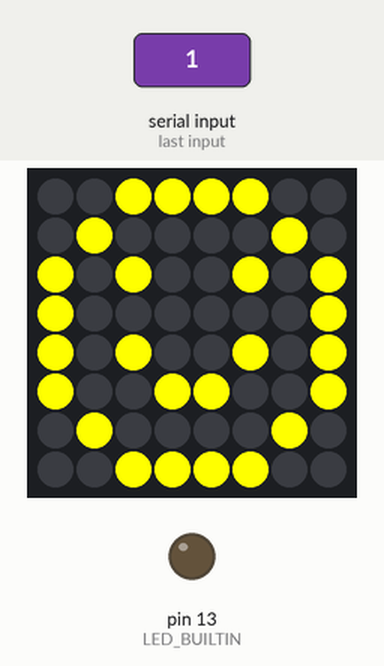
Recording of a sketch running on a simulated Arduino Uno, built with avr-gcc and run on an emulated ATmega328P. Parts: 8×8 RGB LED matrix (first LED top left, wired row by row), output pins drawn as LEDs (lit = HIGH). The inputs (shaded band) are chosen by the test bench. What the sketch prints to the serial monitor is not drawn.

1.3 s: "1" received over Serial
Above: at 1.8 s.
Timing chart, 0 to 4.3 s (numbered marks = the images above; inputs shaded):
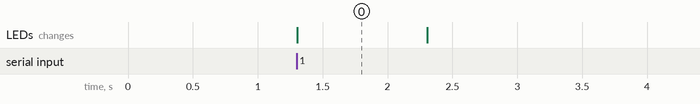

Measured:
- after the input at 1.3 s, the LEDs: change at once (image 0)
- what the display in image 0 shows lasts 1.0 s, from 1.3 s to 2.3 s

The sketch:

serialtest.ino
```cpp
#include "Wire.h"
#include "Adafruit_GFX.h"
#include "Adafruit_LEDBackpack.h"
Adafruit_BicolorMatrix matrix = Adafruit_BicolorMatrix();
static const uint8_t PROGMEM
  smiley[]=
  { B00111100,
    B01000010,
    B10100101,
    B10000001,
    B10100101,
    B10011001,
    B01000010,
    B00111100};

void int2str(int x){
  switch(x){
    case 33:
      matrix.print("!");
    case 35:
      matrix.print("#");
    case 36:
      matrix.print("$");
    case 37:
      matrix.print("%");
    case 38:
      matrix.print("&");
    case 40:
      matrix.print("(");
    case 41:
      matrix.print(")");
    case 42:
      matrix.print("*");
    case 43:
      matrix.print("+");
    case 44:
      matrix.print(",");
    case 45:
      matrix.print("_");
    case 46:
      matrix.print(".");
    case 47:
      matrix.print("/");
    case 48:
      matrix.print("0");
    case 49:
      matrix.print("1");
    case 50:
      matrix.print("2");
    case 51:
      matrix.print("3");
    case 52:
      matrix.print("4");
    case 53:
      matrix.print("5");
    case 54:
      matrix.print("6");
    case 55:
      matrix.print("7");
    case 56:
      matrix.print("8");
    case 57:
      matrix.print("9");
    case 58:
      matrix.print(":");
    case 59:
      matrix.print(";");
    case 60:
      matrix.print("<");
    case 61:
      matrix.print("=");
    case 62:
      matrix.print(">");
    case 63:
      matrix.print("?");
    case 64:
      matrix.print("@");
    case 65:
      matrix.print("A");
    case 66:
      matrix.print("B");
    case 67:
      matrix.print("C");
    case 68:
      matrix.print("D");
    case 69:
      matrix.print("E");
    case 70:
      matrix.print("F");
    case 71:
      matrix.print("G");
    case 72:
      matrix.print("H");
    case 73:
      matrix.print("I");
    case 74:
      matrix.print("J");
    case 75:
      matrix.print("K");
    case 76:
      matrix.print("L");
    case 77:
      matrix.print("M");
    case 78:
      matrix.print("N");
    case 79:
      matrix.print("O");
    case 80:
      matrix.print("P");
    case 81:
      matrix.print("Q");
    case 82:
      matrix.print("R");
    case 83:
      matrix.print("S");
    case 84:
      matrix.print("T");
    case 85:
      matrix.print("U");
    case 86:
      matrix.print("V");
    case 87:
      matrix.print("W");
    case 88:
      matrix.print("X");
    case 89:
      matrix.print("Y");
    case 90:
      matrix.print("Z");
    case 91:
      matrix.print("[");
    case 93:
      matrix.print("]");
    case 94:
      matrix.print("^");
    case 95:
      matrix.print("_");
    case 96:
      matrix.print("`");
    case 97:
      matrix.print("a");
    case 98:
      matrix.print("b");
    case 99:
      matrix.print("c");
    case 100:
      matrix.print("d");
    case 101:
      matrix.print("e");
    case 102:
      matrix.print("f");
    case 103:
      matrix.print("g");
    case 104:
      matrix.print("h");
    case 105:
      matrix.print("i");
    case 106:
      matrix.print("j");
    case 107:
      matrix.print("k");
    case 108:
      matrix.print("l");
    case 109:
      matrix.print("m");
    case 110:
      matrix.print("n");
    case 111:
      matrix.print("o");
    case 112:
      matrix.print("p");
    case 113:
      matrix.print("q");
    case 114:
      matrix.print("r");
    case 115:
      matrix.print("s");
    case 116:
      matrix.print("t");
    case 117:
      matrix.print("u");
    case 118:
      matrix.print("v");
    case 119:
      matrix.print("w");
    case 120:
      matrix.print("x");
    case 121:
      matrix.print("y");
    case 122:
      matrix.print("z");
    case 123:
      matrix.print("{");
    case 124:
      matrix.print("|");
    case 125:
      matrix.print("}");
    case 126:
      matrix.print("~");


  }
}


boolean c=true;
void setup() {
  // put your setup code here, to run once:
  pinMode(LED_BUILTIN,OUTPUT);
  Serial.begin(9600);
  matrix.begin(0x70);

}

void loop() {
  //matrix.drawBitmap(0,0,smiley,8,8,LED_YELLOW);
  matrix.clear();
  matrix.writeDisplay();
  while(Serial.available()==0);
  int val = Serial.read();
  if(val==49){
    //int val = Serial.read();
    Serial.println(val);
    matrix.clear();
    matrix.setCursor(0,2);
    //matrix.print("!");
    matrix.drawBitmap(0,0,smiley,8,8,LED_YELLOW);
    //int2str(val);
    matrix.writeDisplay();
    delay(1000);
  }
}
```
